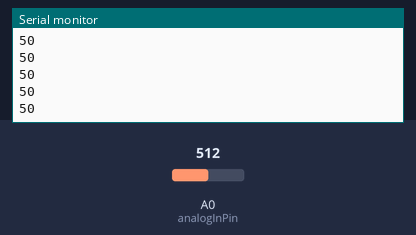
The sketch below on a simulated Arduino Uno, built with avr-gcc and run on an emulated ATmega328P. On the bench: the last lines printed to the serial monitor. Inputs (shaded band) come from the test bench; at power-on: A0 (analogInPin) = 512.

Above: at 1.2 s.
1.3 s: A0 (analogInPin) set to 716
At 1.31 s:
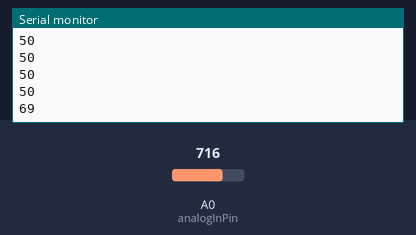
2.8 s: A0 (analogInPin) set to 900
At 2.81 s:
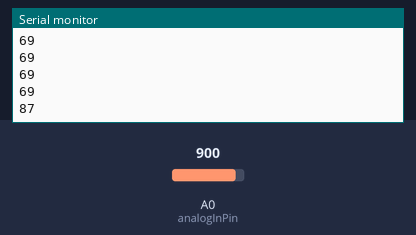
Timing chart, 0 to 5.8 s (numbered marks = the images above; inputs shaded):
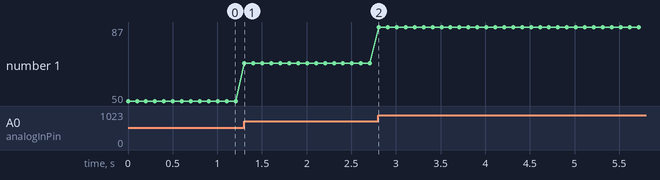

The sketch:

le_pot.ino
```cpp
const int analogInPin = A0;                  // o potenciômetro esta ligado ao pino A0

void setup(){
   // Configura a serial: baud rate de 115200, 8-bit, sem paridade, 1 stop bit
   Serial.begin(115200, SERIAL_8N1);
}

void loop(){
   int valor = analogRead(analogInPin);      // le valor no pino A0 usando conversor ADC de 10-bit
   int potencial = (valor/1023.0f)*100.0f; // converte o valor lido em potencial
   Serial.print(potencial);
   Serial.print("\n");
   delay(100);
}
```

Measured:
- after the input at 1.3 s, the serial monitor: prints a new line at once (image 1)
- after the input at 2.8 s, the serial monitor: prints a new line at once (image 2)
- plotted number 1: 50 → 69 after the input at 1.3 s, 69 → 87 after the input at 2.8 s
